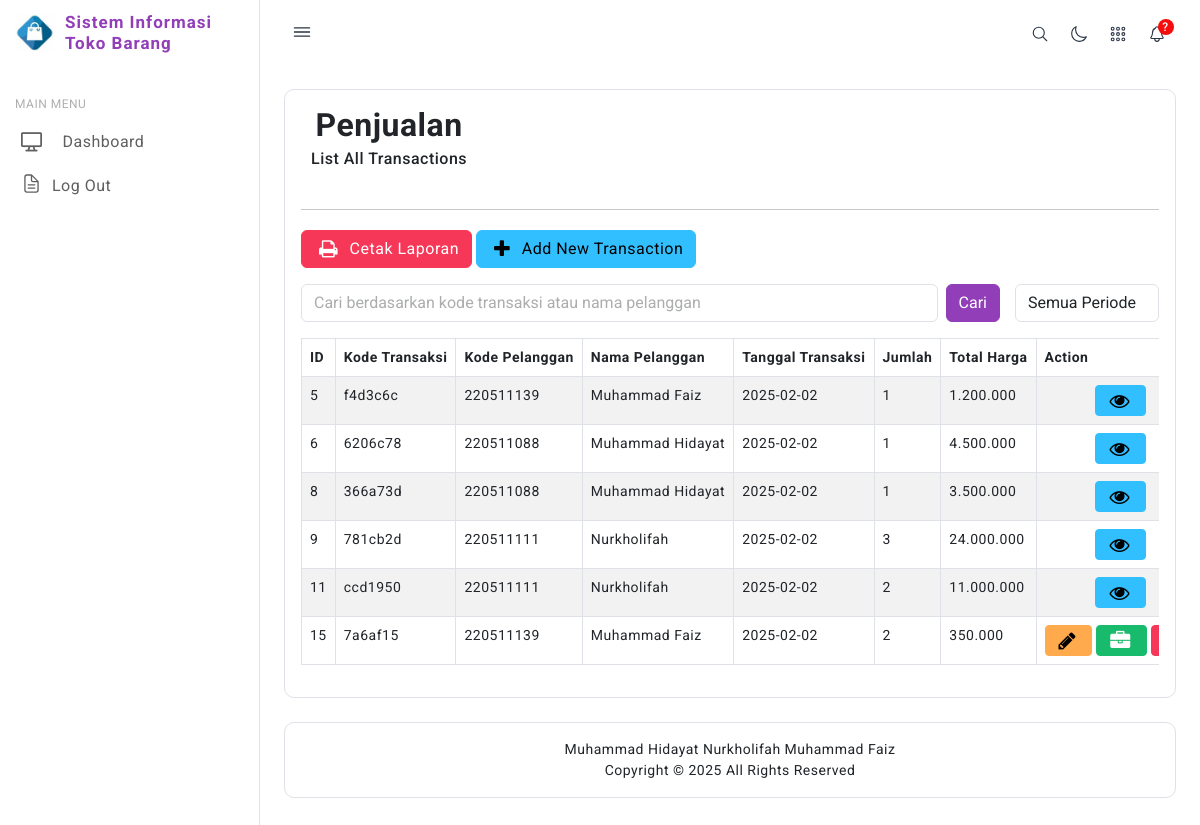
Page /transaksi/index.php on the earlier database version.
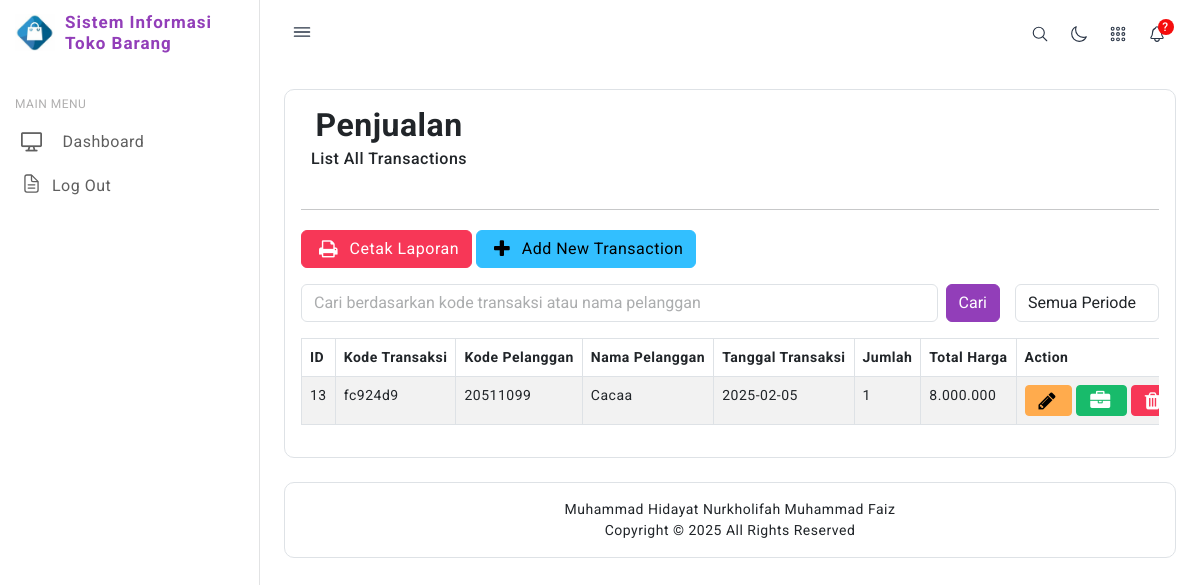
Same page on the later database version.
### tables this page shows
CREATE TABLE `transaksi` (
  `id` int NOT NULL,
  `kode_transaksi` varchar(20) NOT NULL,
  `kode_pelanggan` varchar(20) NOT NULL,
  `tanggal_transaksi` date NOT NULL,
  `dibeli` int NOT NULL DEFAULT '0',
  `total_harga` decimal(10,2) NOT NULL DEFAULT '0.00'
);

CREATE TABLE `pelanggan` (
  `id` int NOT NULL,
  `kode_pelanggan` varchar(20) NOT NULL,
  `nama` varchar(100) NOT NULL,
  `jk` enum('L','P') NOT NULL,
  `email` varchar(100) DEFAULT NULL,
  `telepon` varchar(15) DEFAULT NULL
);

### db/database.php (called while the page is built, shortened)
<?php
class Database {
    private $pdo;
    public function __construct() {
        $dotenv = Dotenv\Dotenv::createImmutable(__DIR__ . "/..");
        $host = $_ENV["DB_HOST"];
        $dbname = $_ENV["DB_DATABASE"];
        $username = $_ENV["DB_USERNAME"];
        $password = $_ENV["DB_PASSWORD"];
        $charset = $_ENV["DB_CHARSET"];
    }
    private function connect($host, $dbname, $username, $password, $charset) {
        try {
            $this->pdo = new PDO("mysql:host={$host};dbname={$dbname};charset={$charset}", $username, $password);
            $this->pdo->setAttribute(PDO::ATTR_ERRMODE, PDO::ERRMODE_EXCEPTION);
        } catch (PDOException $e) {
            die("Database connection failed: " . $e->getMessage());
        }
    }
    public function executeQuery($sql, $params = []) {
        try {
            $stmt = $this->pdo->prepare($sql);
            if ($stmt) {
                $stmt->execute($params);
                return $stmt;
            } else {
                die("Error in query: " . print_r($this->pdo->errorInfo(), true));
            }
        } catch (PDOException $e) {
            die("Database error: " . $e->getMessage());
        }
    }
}

### controllers/Transaksi.php (called while the page is built, shortened)
<?php
include_once('../models/TransaksiModel.php');
class TransaksiController
{
    private $model;
    public function __construct()
    {
        $this->model = new TransaksiModel();
    }
    public function getTransaksiList($search = '', $bulan = '', $tahun = '')
    {
        return $this->model->getTransaksiList($search, $bulan, $tahun);
    }
}
?>

### models/TransaksiModel.php (called while the page is built, shortened)
<?php
include_once('../db/database.php');
class TransaksiModel
{
    private $db;
    public function __construct()
    {
        $this->db = new Database();
    }
    public function getTransaksiList($search = '', $bulan = '', $tahun = '')
{
    $sql = 'SELECT T.id, T.kode_transaksi, T.kode_pelanggan, T.tanggal_transaksi, T.dibeli, P.id AS idpelanggan, P.nama
            FROM transaksi T
            LEFT JOIN pelanggan P ON T.kode_pelanggan = P.kode_pelanggan';
    $sql .= " LIMIT 100";
    $params = [];
    return $this->db->executeQuery($sql, $params)->fetchAll(PDO::FETCH_ASSOC);
}
}
?>

### controllers/Detailtransaksi.php (called while the page is built, shortened)
<?php
include_once('../models/DetailtransaksiModel.php');
class DetailtransaksiController
{
    private $model;
    public function __construct()
    {
        $this->model = new DetailtransaksiModel();
    }
    public function countDetailtransaksi($id)
    {
        return $this->model->countDetailtransaksi($id);
    }
    public function getTotalHarga($id)
    {
        return $this->model->getTotalHarga($id);
    }
}
?>

### models/DetailtransaksiModel.php (called while the page is built, shortened)
<?php
include_once('../db/database.php');
class DetailtransaksiModel
{
    private $db;
    public function __construct()
    {
        $this->db = new Database();
    }
    public function countDetailtransaksi($transaksi_id)
    {
        $sql = "SELECT COUNT(*) as jumlah FROM detailtransaksi WHERE transaksi_id = :transaksi_id";
        $params = array(":transaksi_id" => $transaksi_id);
        return $this->db->executeQuery($sql, $params)->fetchColumn();
    }
    public function getTotalHarga($transaksi_id)
{
    $sql = "SELECT SUM(b.harga) as total_harga
            FROM detailtransaksi dt
            JOIN barang b ON dt.kode_barang = b.kode_barang
            WHERE dt.transaksi_id = :transaksi_id";
    $params = array(":transaksi_id" => $transaksi_id);
    $result = $this->db->executeQuery($sql, $params)->fetch(PDO::FETCH_ASSOC);
    return $result['total_harga'] ?? 0;
}
}
?>

### transaksi/index.php (the view, shortened to what the rows shown need)
<?php
include("../controllers/Transaksi.php");
include("../controllers/Detailtransaksi.php");
include("../lib/functions.php");
$obj = new TransaksiController();
$detail = new DetailtransaksiController();
$search = isset($_GET['search']) ? $_GET['search'] : '';
$periode = isset($_GET['periode']) ? $_GET['periode'] : '';
list($tahun, $bulan) = $periode ? explode('-', $periode) : [null, null];
$rows = $obj->getTransaksiList($search, $bulan, $tahun);
?>
<div class="header icon-and-heading text-center mb-3">
    <h2><strong>Penjualan</strong> <small>List All Transactions</small></h2>
</div>
<div class="table-responsive">
    <table class="table table-bordered table-striped table-hover">
        <thead class="thead-dark">
            <tr>
                <th width="30">ID</th>
                <th width="100">Kode Transaksi</th>
                <th width="100">Kode Pelanggan</th>
                <th>Nama Pelanggan</th>
                <th width="100">Tanggal Transaksi</th>
                <th width="100">Jumlah</th>
                <th width="150">Total Harga</th>
                <th width="140">Action</th>
            </tr>
        </thead>
        <tbody>
            <?php
                foreach ($rows as $row):
                    $dibeli = $detail->countDetailtransaksi($row['id']);
                    $total_harga = $detail->getTotalHarga($row['id']);
            ?>
                <tr>
                    <td><?php echo htmlspecialchars($row["id"]); ?></td>
                    <td><?php echo htmlspecialchars($row["kode_transaksi"]); ?></td>
                    <td><?php echo htmlspecialchars($row["kode_pelanggan"]); ?></td>
                    <td><?php echo htmlspecialchars($row["nama"]); ?></td>
                    <td><?php echo htmlspecialchars($row["tanggal_transaksi"]); ?></td>
                    <td><?php echo htmlspecialchars($dibeli); ?></td>
                    <td><?php echo number_format($total_harga, 0, ',', '.'); ?></td>
                    <td class="text-center">
                    <?php if ($row["dibeli"] == 0): ?>
                        <a class="btn btn-warning btn-sm" href="edit.php?id=<?= $row['id']; ?>" data-toggle="tooltip" title="Edit">
                            <i class="fa fa-pencil"></i>
                        </a>
                        <a class="btn btn-success btn-sm" href="detail.php?id=<?= $row['id']; ?>" data-toggle="tooltip" title="View Detail">
                            <i class="fa fa-briefcase"></i>
                        </a>
                        <a class="btn btn-danger btn-sm" href="delete.php?id=<?= $row['id']; ?>" data-toggle="tooltip" title="Delete">
                            <i class="fa fa-trash"></i>
                        </a>
                    <?php elseif ($row["dibeli"] == 2): ?>
                        <a class="btn btn-info btn-sm" href="detail.php?id=<?= $row['id']; ?>" data-toggle="tooltip" title="View Only">
                            <i class="fa fa-eye"></i>
                        </a>
                    <?php endif; ?>
                </td>
            </tr>
            <?php endforeach; ?>
        </tbody>
    </table>
</div>
</body>
</html>

Differences in the rows shown:
removed transaksi: id "5", kode_transaksi "f4d3c6c", kode_pelanggan "220511139", pelanggan.nama "Muhammad Faiz", tanggal_transaksi "2025-02-02", dibeli "1", total_harga "1.200.000"
removed transaksi: id "6", kode_transaksi "6206c78", kode_pelanggan "220511088", pelanggan.nama "Muhammad Hidayat", tanggal_transaksi "2025-02-02", dibeli "1", total_harga "4.500.000"
removed transaksi: id "8", kode_transaksi "366a73d", kode_pelanggan "220511088", pelanggan.nama "Muhammad Hidayat", tanggal_transaksi "2025-02-02", dibeli "1", total_harga "3.500.000"
removed transaksi: id "9", kode_transaksi "781cb2d", kode_pelanggan "220511111", pelanggan.nama "Nurkholifah", tanggal_transaksi "2025-02-02", dibeli "3", total_harga "24.000.000"
removed transaksi: id "11", kode_transaksi "ccd1950", kode_pelanggan "220511111", pelanggan.nama "Nurkholifah", tanggal_transaksi "2025-02-02", dibeli "2", total_harga "11.000.000"
removed transaksi: id "15", kode_transaksi "7a6af15", kode_pelanggan "220511139", pelanggan.nama "Muhammad Faiz", tanggal_transaksi "2025-02-02", dibeli "2", total_harga "350.000"
added transaksi: id "13", kode_transaksi "fc924d9", kode_pelanggan "20511099", pelanggan.nama "Cacaa", tanggal_transaksi "2025-02-05", dibeli "1", total_harga "8.000.000"
